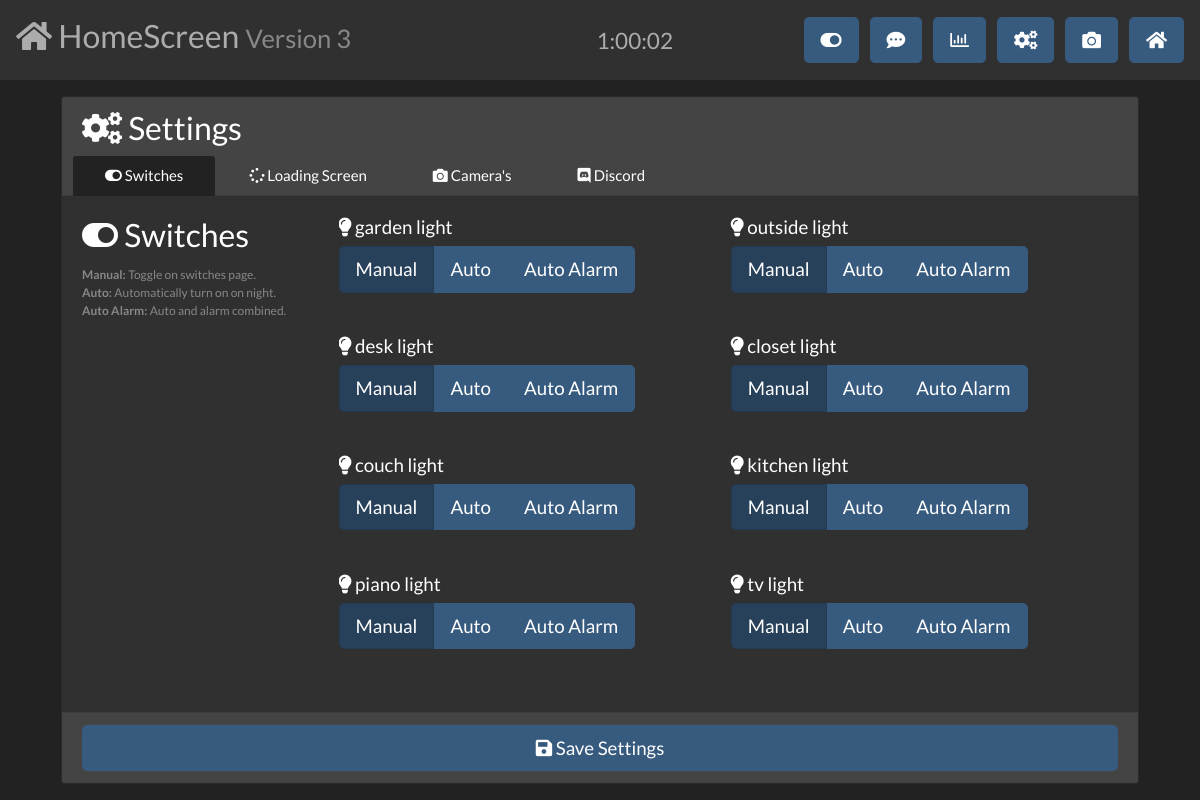
The page /settings.php on the database its author committed.
### tables this page shows
CREATE TABLE switches (
  location VARCHAR(30),
  type VARCHAR(30),
  status BIT,
  value VARCHAR(10),
  on_code SMALLINT,
  off_code SMALLINT
);

### settings.php (the view, shortened to what this page needs)
<?php include "templates/header.php"; ?>
    <main class="container">
        <form method="POST" action="scripts/saveSettings.php" class="card">
            <div class="card-header"><h3><i class="fas fa-cogs"></i> Settings</h3>
                <ul class="nav nav-tabs card-header-tabs" id="settings-list" role="tablist">
                    <li class="nav-item">
                        <a class="nav-link active" href="#lights" role="tab" aria-controls="description" aria-selected="true"><i class="fas fa-toggle-on"></i> Switches</a>
                    </li>
                    <li class="nav-item">
                        <a class="nav-link"  href="#loading_screen" role="tab" aria-controls="history" aria-selected="false"><i class="fas fa-spinner"></i> Loading Screen</a>
                    </li>
                    <li class="nav-item">
                        <a class="nav-link" href="#cams" role="tab" aria-controls="deals" aria-selected="false"><i class="fas fa-camera"></i> Camera's</a>
                    </li>
                    <li class="nav-item">
                        <a class="nav-link" href="#discord" role="tab" aria-controls="deals" aria-selected="false"><i class="fab fa-discord"></i> Discord</a>
                    </li>
                </ul>
            </div>
            <div class="card-body">
                <div class="tab-content h-100">
                    <div class="tab-pane active h-100" id="lights" role="tabpanel">
                        <div class="form-row h-100">
                            <div class="col-3 h-100">
                                <h3 class="card-title"><i class="fas fa-toggle-on"></i> Switches</h3>
                                <small class="form-text text-muted">
                                    <b>Manual: </b>Toggle on switches page.<br>
                                    <b>Auto: </b>Automatically turn on on night.<br>
                                    <b>Auto Alarm: </b>Auto and alarm combined.<br>
                                </small>
                            </div>
                            <div class="col h-100 d-flex flex-wrap overflow-auto">
                                <?php
                                $sql = "SELECT * FROM switches";
                                $sth = $db->prepare($sql);
                                $sth->execute();
                                while ($row = $sth->fetch()) {
                                        echo '
                                            <div class="form-group mr-auto">
                                            <h5>' . (($row["type"] == "light")?'<i class="fas fa-lightbulb"></i> ':"") . $row["location"] . " " . $row["type"] . '</h5>
                                            <div class="btn-group btn-group-toggle" data-toggle="buttons">
                                            <label class="btn btn-lg btn-primary' . (($row["value"] == "manual")?' active':"") . '">
                                            <input type="radio" name="' . $row["location"] . '"' . (($row["value"] == "manual")?' checked="" ':"") . 'value="manual" autocomplete="off"> Manual
                                            </label>
                                            <label class="btn btn-lg btn-primary' . (($row["value"] == "auto")?' active':"") . '">
                                            <input type="radio" name="' . $row["location"] . '"' . (($row["value"] == "auto")?' checked="" ':"") . 'value="auto" autocomplete="off"> Auto
                                            </label>
                                            <label class="btn btn-lg btn-primary' . (($row["value"] == "auto_alarm")?' active':"") . '">
                                            <input type="radio" name="' . $row["location"] . '"' . (($row["value"] == "auto_alarm")?' checked="" ':"") . 'value="auto_alarm" autocomplete="off"> Auto Alarm
                                            </label></div></div>';
                                    }
                                ?>
                            </div>
                        </div>
                    </div>
                </div>
            </div>
            <div class="card-footer">
                <button type="submit" class="btn btn-block btn-lg btn-primary"><i class="fas fa-save"></i> Save Settings</button>
            </div>
        </form>
    </main>
</body>
</html>

### templates/header.php (shortened to what this page needs)
<!DOCTYPE html>
<html lang="en">
<head>
    <link rel="stylesheet" href="css/bootstrap.min.css">
    <link rel="stylesheet" href="css/bootstrap-select.css">
    <link rel="stylesheet" href="css/bootstrap-datepicker.css">
    <link rel="stylesheet" href="https://use.fontawesome.com/releases/v5.7.0/css/all.css"
>
</head>
<body id="body" class="overflow-hidden" style="padding-top: 10vh;">
        <?php if (!strpos($_SERVER['PHP_SELF'], 'alarm.php') && !strpos($_SERVER['PHP_SELF'], 'arm.php') && !strpos($_SERVER['PHP_SELF'], 'unarm.php')) { ?>
        <header>
            <nav style="height: 10vh;" class="navbar fixed-top navbar-expand-lg navbar-dark bg-dark justify-content-between overflow-hidden">
                <a href="index.php" class="navbar-text h3 text-decoration-none"><i class="fas fa-home"></i> HomeScreen <small class="text-muted">Version 3</small></a>
                <div id="clock" class="navbar-text h4 m-0"></div>
                <div>
                    <a role="button" href="switches.php" class="btn btn-primary btn-lg ml-2"><i class="fas fa-toggle-on"></i></a>
                    <a role="button" href="messages.php" class="btn btn-primary btn-lg ml-2"><i class="fas fa-comment-dots"></i></a>
                    <a role="button" href="info.php"     class="btn btn-primary btn-lg ml-2"><i class="far fa-chart-bar"></i></a>
                    <a role="button" href="settings.php" class="btn btn-primary btn-lg ml-2"><i class="fas fa-cogs"></i></a>
                    <a role="button" href="cams.php"     class="btn btn-primary btn-lg ml-2"><i class="fas fa-camera"></i></a>
                    <a role="button" href="index.php"    class="btn btn-primary btn-lg ml-2"><i class="fas fa-home"></i></a>
                </div>
            </nav>
        </header>
        <?php } ?>

### rows shown on the page
switches: location "garden", type "light"
switches: location "outside", type "light"
switches: location "desk", type "light"
switches: location "closet", type "light"
switches: location "couch", type "light"
switches: location "kitchen", type "light"
switches: location "piano", type "light"
switches: location "tv", type "light"
